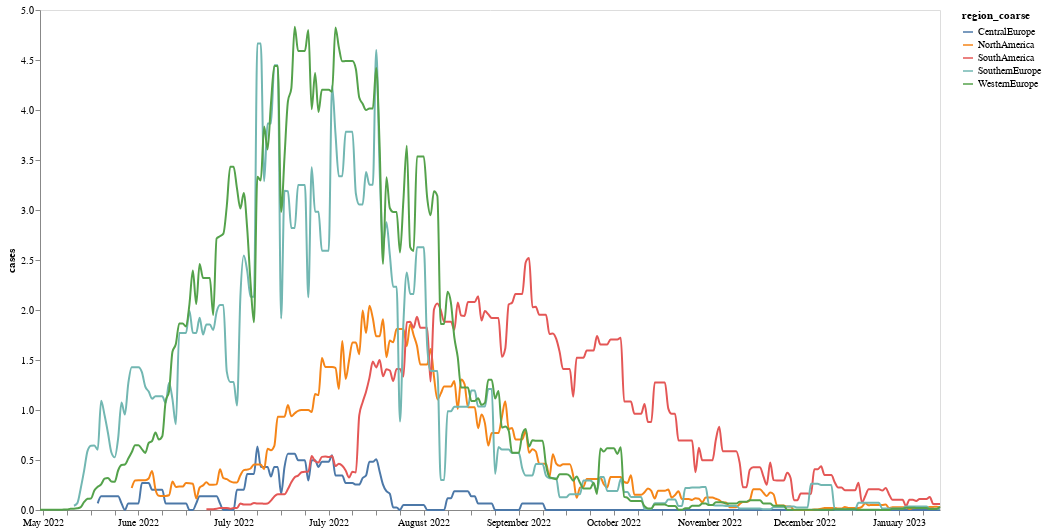

Source (notebook cell):
### Code cell
df_region_plot = df_region_plot.groupby(['region_coarse', pd.Grouper(key='date')])['new_cases_smoothed_per_million'].sum()
df_region_plot = df_region_plot.reset_index()


hosp_plot =  alt.Chart(df_region_plot, width = 750).mark_line(interpolate='monotone', opacity = 1).encode(
    x=alt.X('date:T', axis=alt.Axis(title=None, grid=False, format="%B %Y")),
    y=alt.Y('new_cases_smoothed_per_million:Q',title = "cases", axis=alt.Axis(title = "cases", grid=False)),
    color = alt.Color("region_coarse:N")).properties(
    width=900,
    height=500
)
hosp_plot

### Figure 1 — Vega-Lite specification as saved in the notebook (floating-point values rounded to 4 significant figures; data arrays with more than 128 entries replaced by an {"elided": "..."} marker saying what was removed)
{"config": {"view": {"continuousWidth": 400, "continuousHeight": 300}}, "data": {"name": "data-00f9b9a6c45675857c0f0eeaddb1dd5e"}, "mark": {"type": "line", "interpolate": "monotone", "opacity": 1}, "encoding": {"color": {"field": "region_coarse", "type": "nominal"}, "x": {"axis": {"format": "%B %Y", "grid": false, "title": null}, "field": "date", "type": "temporal"}, "y": {"axis": {"grid": false, "title": "cases"}, "field": "new_cases_smoothed_per_million", "title": "cases", "type": "quantitative"}}, "height": 500, "width": 900, "$schema": "https://vega.github.io/schema/vega-lite/v4.17.0.json", "datasets": {"data-00f9b9a6c45675857c0f0eeaddb1dd5e": {"elided": "1227 records"}}}
